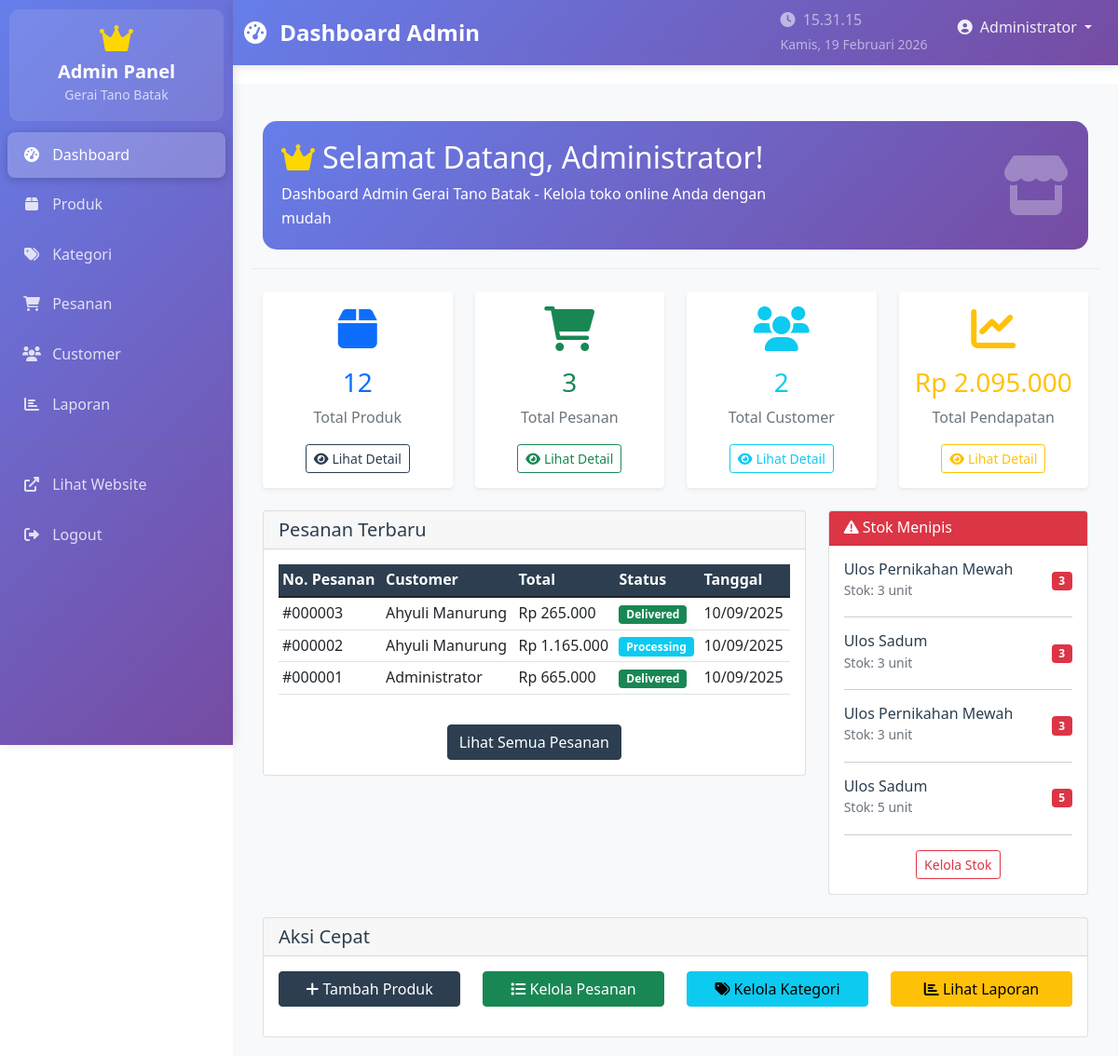
/admin/index.php (signed in), run on the app's committed database.
### tables this page shows
CREATE TABLE `orders` (
  `id` int(11) NOT NULL AUTO_INCREMENT,
  `user_id` int(11) DEFAULT NULL,
  `total_amount` decimal(10,2) NOT NULL,
  `status` enum('pending','processing','shipped','delivered','cancelled') DEFAULT 'pending',
  `shipping_address` text NOT NULL,
  `phone` varchar(20) NOT NULL,
  `notes` text DEFAULT NULL,
  `payment_method` enum('bank_transfer','cod') NOT NULL DEFAULT 'bank_transfer',
  `created_at` timestamp NOT NULL DEFAULT current_timestamp(),
  PRIMARY KEY (`id`),
  KEY `user_id` (`user_id`),
  CONSTRAINT `orders_ibfk_1` FOREIGN KEY (`user_id`) REFERENCES `users` (`id`)
);

CREATE TABLE `users` (
  `id` int(11) NOT NULL AUTO_INCREMENT,
  `username` varchar(50) NOT NULL,
  `email` varchar(100) NOT NULL,
  `password` varchar(255) NOT NULL,
  `full_name` varchar(100) NOT NULL,
  `phone` varchar(20) DEFAULT NULL,
  `address` text DEFAULT NULL,
  `role` enum('admin','customer') DEFAULT 'customer',
  `created_at` timestamp NOT NULL DEFAULT current_timestamp(),
  PRIMARY KEY (`id`),
  UNIQUE KEY `username` (`username`),
  UNIQUE KEY `email` (`email`)
);

CREATE TABLE `products` (
  `id` int(11) NOT NULL AUTO_INCREMENT,
  `name` varchar(200) NOT NULL,
  `description` text DEFAULT NULL,
  `price` decimal(10,2) NOT NULL,
  `stock` int(11) DEFAULT 0,
  `category_id` int(11) DEFAULT NULL,
  `image` varchar(255) DEFAULT NULL,
  `status` enum('active','inactive') DEFAULT 'active',
  `created_at` timestamp NOT NULL DEFAULT current_timestamp(),
  PRIMARY KEY (`id`),
  KEY `category_id` (`category_id`),
  CONSTRAINT `products_ibfk_1` FOREIGN KEY (`category_id`) REFERENCES `categories` (`id`)
);

### includes/config.php (called while the page is built, shortened)
<?php
function format_rupiah($angka) {
    return "Rp " . number_format($angka, 0, ',', '.');
}
?>

### admin/index.php (the view, shortened to what this page needs)
<?php
require_once '../includes/config.php';
$stats = [];
$stmt = $pdo->prepare("SELECT COUNT(*) as count FROM products WHERE status = 'active'");
$stmt->execute();
$stats['products'] = $stmt->fetch()['count'];
$stmt = $pdo->prepare("SELECT COUNT(*) as count FROM orders");
$stmt->execute();
$stats['orders'] = $stmt->fetch()['count'];
$stmt = $pdo->prepare("SELECT COUNT(*) as count FROM users WHERE role = 'customer'");
$stmt->execute();
$stats['customers'] = $stmt->fetch()['count'];
$stmt = $pdo->prepare("SELECT SUM(total_amount) as total FROM orders WHERE status IN ('processing', 'shipped', 'delivered')");
$stmt->execute();
$stats['revenue'] = $stmt->fetch()['total'] ?? 0;
$stmt = $pdo->prepare("SELECT o.*, u.full_name FROM orders o
                       JOIN users u ON o.user_id = u.id
                       ORDER BY o.created_at DESC LIMIT 5");
$stmt->execute();
$recent_orders = $stmt->fetchAll();
$stmt = $pdo->prepare("SELECT * FROM products WHERE stock <= 5 AND status = 'active' ORDER BY stock ASC LIMIT 5");
$stmt->execute();
$low_stock = $stmt->fetchAll();
include 'includes/header.php';
?>
<div class="row mb-4 page-header">
    <div class="col-12">
        <div class="stats-card">
            <div class="row align-items-center">
                <div class="col-md-8">
                    <h2><i class="fas fa-crown me-2" style="color: #ffd700;"></i>Selamat Datang, <?php echo isset($_SESSION['full_name']) ? $_SESSION['full_name'] : $_SESSION['username']; ?>!</h2>
                    <p class="mb-0">Dashboard Admin Gerai Tano Batak - Kelola toko online Anda dengan mudah</p>
                </div>
                <div class="col-md-4 text-end">
                    <i class="fas fa-store fa-4x" style="opacity: 0.3;"></i>
                </div>
            </div>
        </div>
    </div>
</div>
<div class="row">
    <div class="col-lg-3 col-md-6 mb-4">
        <div class="card border-0 shadow-sm h-100">
            <div class="card-body text-center">
                <div class="stats-icon mb-3">
                    <i class="fas fa-box fa-3x text-primary"></i>
                </div>
                <h3 class="text-primary"><?php echo $stats['products']; ?></h3>
                <p class="text-muted mb-3">Total Produk</p>
                <a href="products.php" class="btn btn-outline-primary btn-sm">
                    <i class="fas fa-eye me-1"></i>Lihat Detail
                </a>
            </div>
        </div>
    </div>
    <div class="col-lg-3 col-md-6 mb-4">
        <div class="card border-0 shadow-sm h-100">
            <div class="card-body text-center">
                <div class="stats-icon mb-3">
                    <i class="fas fa-shopping-cart fa-3x text-success"></i>
                </div>
                <h3 class="text-success"><?php echo $stats['orders']; ?></h3>
                <p class="text-muted mb-3">Total Pesanan</p>
                <a href="orders.php" class="btn btn-outline-success btn-sm">
                    <i class="fas fa-eye me-1"></i>Lihat Detail
                </a>
            </div>
        </div>
    </div>
    <div class="col-lg-3 col-md-6 mb-4">
        <div class="card border-0 shadow-sm h-100">
            <div class="card-body text-center">
                <div class="stats-icon mb-3">
                    <i class="fas fa-users fa-3x text-info"></i>
                </div>
                <h3 class="text-info"><?php echo $stats['customers']; ?></h3>
                <p class="text-muted mb-3">Total Customer</p>
                <a href="customers.php" class="btn btn-outline-info btn-sm">
                    <i class="fas fa-eye me-1"></i>Lihat Detail
                </a>
            </div>
        </div>
    </div>
    <div class="col-lg-3 col-md-6 mb-4">
        <div class="card border-0 shadow-sm h-100">
            <div class="card-body text-center">
                <div class="stats-icon mb-3">
                    <i class="fas fa-chart-line fa-3x text-warning"></i>
                </div>
                <h3 class="text-warning"><?php echo format_rupiah($stats['revenue']); ?></h3>
                <p class="text-muted mb-3">Total Pendapatan</p>
                <a href="reports.php" class="btn btn-outline-warning btn-sm">
                    <i class="fas fa-eye me-1"></i>Lihat Detail
                </a>
            </div>
        </div>
    </div>
</div>
<div class="row">
    <div class="col-lg-8 mb-4">
        <div class="card">
            <div class="card-header">
                <h5 class="mb-0">Pesanan Terbaru</h5>
            </div>
            <div class="card-body">
                <?php if (empty($recent_orders)): ?>
                    <p class="text-muted">Belum ada pesanan</p>
                <?php else: ?>
                    <div class="table-responsive">
                        <table class="table table-sm">
                            <thead>
                                <tr>
                                    <th>No. Pesanan</th>
                                    <th>Customer</th>
                                    <th>Total</th>
                                    <th>Status</th>
                                    <th>Tanggal</th>
                                </tr>
                            </thead>
                            <tbody>
                                <?php foreach ($recent_orders as $order): ?>
                                <tr>
                                    <td>#<?php echo str_pad($order['id'], 6, '0', STR_PAD_LEFT); ?></td>
                                    <td><?php echo htmlspecialchars($order['full_name']); ?></td>
                                    <td><?php echo format_rupiah($order['total_amount']); ?></td>
                                    <td>
                                        <?php
                                        $status_class = '';
                                        switch ($order['status']) {
                                            case 'processing': $status_class = 'bg-info'; break;
                                            case 'delivered': $status_class = 'bg-success'; break;
                                        }
                                        ?>
                                        <span class="badge <?php echo $status_class; ?>">
                                            <?php echo ucfirst($order['status']); ?>
                                        </span>
                                    </td>
                                    <td><?php echo date('d/m/Y', strtotime($order['created_at'])); ?></td>
                                </tr>
                                <?php endforeach; ?>
                            </tbody>
                        </table>
                    </div>
                    <div class="text-center mt-3">
                        <a href="orders.php" class="btn btn-primary">Lihat Semua Pesanan</a>
                    </div>
                <?php endif; ?>
            </div>
        </div>
    </div>
    <div class="col-lg-4 mb-4">
        <div class="card">
            <div class="card-header bg-danger text-white">
                <h6 class="mb-0">
                    <i class="fas fa-exclamation-triangle"></i> Stok Menipis
                </h6>
            </div>
            <div class="card-body">
                <?php if (empty($low_stock)): ?>
                    <p class="text-muted">Semua produk memiliki stok yang cukup</p>
                <?php else: ?>
                    <?php foreach ($low_stock as $product): ?>
                    <div class="d-flex justify-content-between align-items-center mb-2">
                        <div>
                            <h6 class="mb-0"><?php echo htmlspecialchars($product['name']); ?></h6>
                            <small class="text-muted">Stok: <?php echo $product['stock']; ?> unit</small>
                        </div>
                        <span class="badge bg-danger"><?php echo $product['stock']; ?></span>
                    </div>
                    <hr>
                    <?php endforeach; ?>
                    <div class="text-center">
                        <a href="products.php" class="btn btn-outline-danger btn-sm">Kelola Stok</a>
                    </div>
                <?php endif; ?>
            </div>
        </div>
    </div>
</div>
<div class="row">
    <div class="col-12">
        <div class="card">
            <div class="card-header">
                <h5 class="mb-0">Aksi Cepat</h5>
            </div>
            <div class="card-body">
                <div class="row">
                    <div class="col-md-3 mb-3">
                        <a href="products.php?action=add" class="btn btn-primary w-100">
                            <i class="fas fa-plus"></i> Tambah Produk
                        </a>
                    </div>
                    <div class="col-md-3 mb-3">
                        <a href="orders.php" class="btn btn-success w-100">
                            <i class="fas fa-list"></i> Kelola Pesanan
                        </a>
                    </div>
                    <div class="col-md-3 mb-3">
                        <a href="categories.php" class="btn btn-info w-100">
                            <i class="fas fa-tags"></i> Kelola Kategori
                        </a>
                    </div>
                    <div class="col-md-3 mb-3">
                        <a href="reports.php" class="btn btn-warning w-100">
                            <i class="fas fa-chart-bar"></i> Lihat Laporan
                        </a>
                    </div>
                </div>
            </div>
        </div>
    </div>
</div>
<?php include 'includes/footer.php'; ?>

### assets/css/style.css (style rules this page uses)
:root { --primary-color: #2c3e50; --secondary-color: #34495e; --accent-color: #e74c3c; --gold-color: #f39c12; --success-color: #27ae60; --danger-color: #e74c3c; --warning-color: #f39c12; --info-color: #3498db; --light-color: #ecf0f1; --dark-color: #2c3e50; --text-dark: #2c3e50; --text-light: #7f8c8d; --gradient-primary: linear-gradient(135deg, #667eea 0%, #764ba2 100%); --gradient-secondary: linear-gradient(135deg, #f093fb 0%, #f5576c 100%); --gradient-elegant: linear-gradient(135deg, #2c3e50 0%, #34495e 100%); --shadow-elegant: 0 10px 30px rgba(0, 0, 0, 0.1); --shadow-hover: 0 15px 40px rgba(0, 0, 0, 0.15); }
body { font-family: 'Segoe UI', Tahoma, Geneva, Verdana, sans-serif; line-height: 1.6; color: var(--text-dark); }
.page-header { border-bottom: 1px solid #e9ecef; margin-bottom: 2rem; }
.btn-primary { background-color: var(--primary-color); border-color: var(--primary-color); }
.btn-outline-primary { color: var(--primary-color); border-color: var(--primary-color); }
.badge { font-size: 0.75rem; }
.table th { border-top: none; background-color: var(--primary-color); color: white; }

### admin/includes/header.php (style rules this page uses)
.stats-card { background: linear-gradient(135deg, #667eea 0%, #764ba2 100%); color: white; border-radius: 15px; padding: 20px; margin-bottom: 20px; }
.page-header { margin-bottom: 25px; padding-top: 10px; }

### data on the page
orders: id "000003", user.full_name "Ahyuli Manurung", total_amount "Rp 265.000", status "Delivered", created_at "10/09/2025"
orders: id "000002", user.full_name "Ahyuli Manurung", total_amount "Rp 1.165.000", status "Processing", created_at "10/09/2025"
orders: id "000001", user.full_name "Administrator", total_amount "Rp 665.000", status "Delivered", created_at "10/09/2025"
products: name "Ulos Pernikahan Mewah", stock "3"
products: name "Ulos Sadum", stock "3"
products: name "Ulos Pernikahan Mewah", stock "3"
products: name "Ulos Sadum", stock "5"

### other printed values
$page_title "Dashboard Admin"
$_SESSION['full_name'] "Administrator"
$stats['products'] "12"
$stats['orders'] "3"
$stats['customers'] "2"
format_rupiah($stats['revenue']) "Rp 2.095.000"
